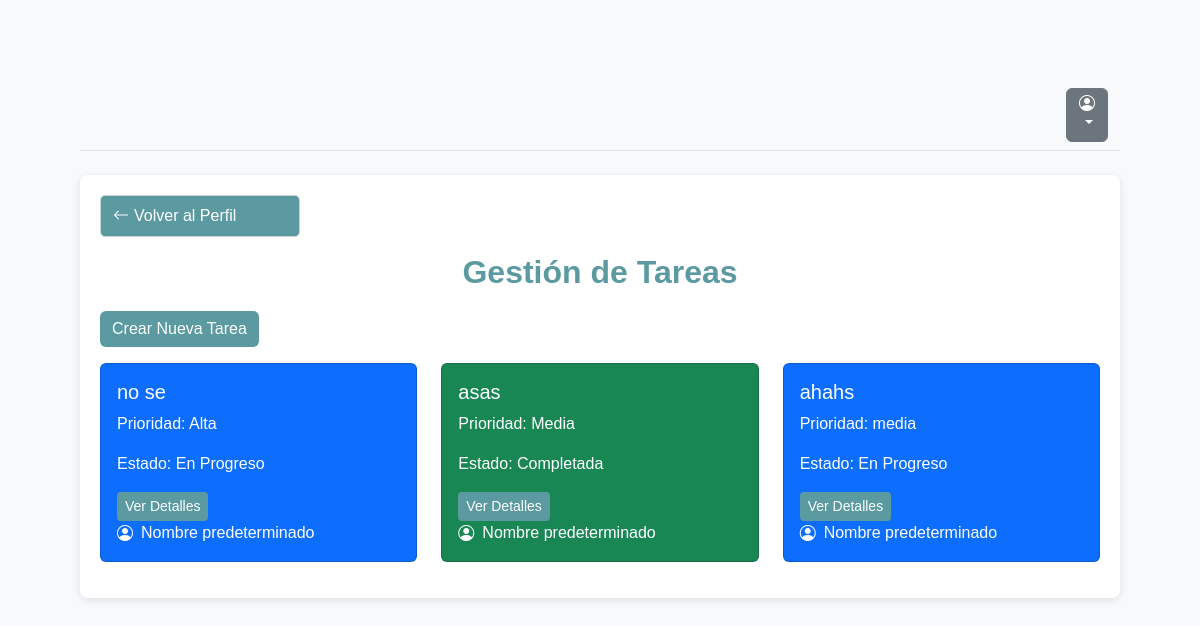
Page /tareas/ on the earlier database version.
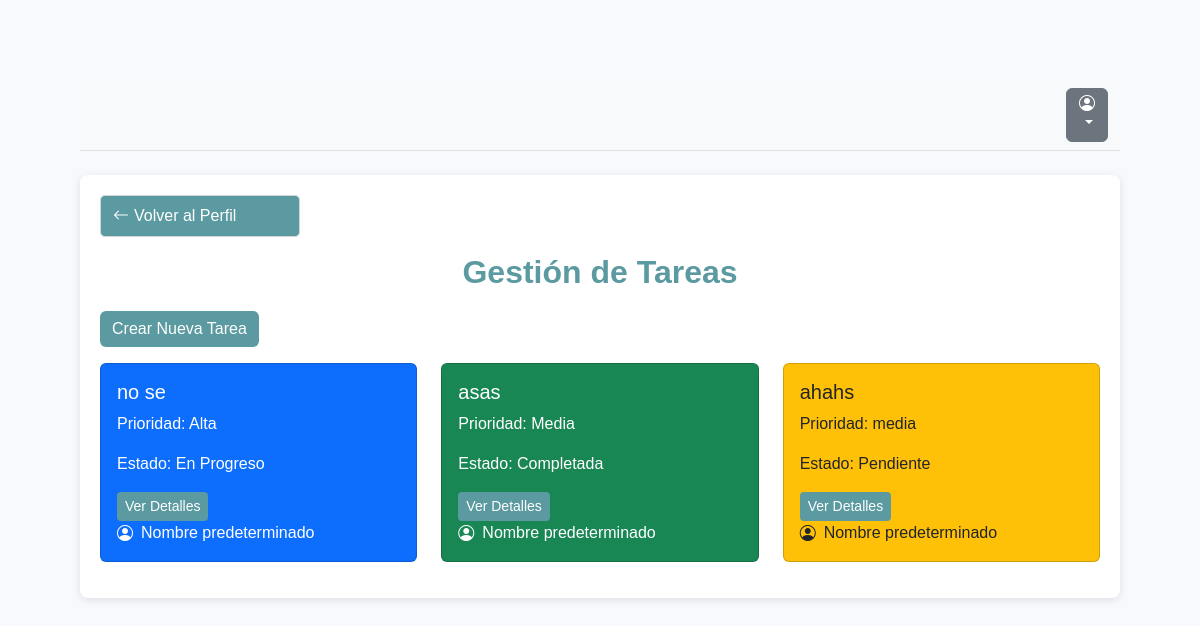
Same page on the later database version.
### project/models.py (models this page shows, shortened)
class Tarea(models.Model):
    id = models.AutoField(primary_key=True)
    titulo = models.CharField(max_length=100)
    descripcion = models.TextField()
    fecha_limite = models.DateField()
    prioridad = models.CharField(max_length=50)
    estado = models.CharField(max_length=50)
    observaciones = models.TextField(blank=True)
    equipo = models.ForeignKey(Equipo, on_delete=models.CASCADE)
    asignado_a = models.ForeignKey(Desarrollador, on_delete=models.CASCADE)

class Desarrollador(models.Model):
    id = models.AutoField(primary_key=True)
    usuario = models.OneToOneField(Usuario, on_delete=models.CASCADE)

class Usuario(models.Model):
    ADMINISTRADOR = 'Administrador'
    LIDER_PROYECTO = 'Líder de Proyecto'
    DESARROLLADOR = 'Desarrollador'
    ROLES = [
        (ADMINISTRADOR, 'Administrador'),
        (LIDER_PROYECTO, 'Líder de Proyecto'),
        (DESARROLLADOR, 'Desarrollador'),
    ]
    id = models.AutoField(primary_key=True)
    nombre = models.CharField(max_length=100, default="Nombre predeterminado")
    correo_electronico = models.EmailField(unique=True)
    contrasena = models.CharField(max_length=255)
    rol = models.CharField(max_length=50, choices=ROLES, default=DESARROLLADOR)

### project/views.py (the view, shortened to what this page needs)
# urls.py: path('tareas/', views.gestion_tareas, name='gestion_tareas'),
def gestion_tareas(request):
    tareas = Tarea.objects.all()
    desarrolladores = Desarrollador.objects.all()
    equipos = Equipo.objects.all()
    return render(request, 'gestion_tareas.html', {
        'tareas': tareas,
        'desarrolladores': desarrolladores,
        'equipos': equipos  # Pasar los equipos al contexto
    })

### project/templates/gestion_tareas.html (shortened to what this page needs)
{% load static %}
<!DOCTYPE html>
<html lang="es">
<head>
    <link href="https://cdn.jsdelivr.net/npm/bootstrap@5.3.3/dist/css/bootstrap.min.css" rel="stylesheet">
    <link href="https://cdn.jsdelivr.net/npm/bootstrap-icons/font/bootstrap-icons.css" rel="stylesheet">
    <link href="{% static 'css/gestion_tareas.css' %}" rel="stylesheet">
</head>
<body>
    <nav class="navbar navbar-expand-lg navbar-light bg-light border-bottom">
        <div class="container-fluid">
            <div class="dropdown ms-auto">
                <button class="btn btn-secondary dropdown-toggle" type="button" id="perfilMenu" data-bs-toggle="dropdown" aria-expanded="false">
                    <i class="bi bi-person-circle"></i>
                </button>
            </div>
        </div>
    </nav>
    <div class="container mt-4">
        <a href=""
                class="flecha-regresar mb-3">
                <i class="bi bi-arrow-left"></i> Volver al Perfil
        </a>
        <h2 class="text-center">Gestión de Tareas</h2>
        <button class="btn btn-primary mb-3" data-bs-toggle="modal" data-bs-target="#crearTareaModal">
            Crear Nueva Tarea
        </button>
        <div class="row">
            {% for tarea in tareas %}
                <div class="col-md-4 mb-3">
                    <div class="card {% if tarea.estado == 'Pendiente' %}bg-warning{% elif tarea.estado == 'En Progreso' %}bg-primary text-white{% elif tarea.estado == 'Completada' %}bg-success text-white{% endif %}">
                        <div class="card-body">
                            <h5 class="card-title">{{ tarea.titulo }}</h5>
                            <p class="card-text">Prioridad: {{ tarea.prioridad }}</p>
                            <p class="card-text">Estado: {{ tarea.estado }}</p>
                            <button class="btn btn-info btn-sm" data-bs-toggle="modal" data-bs-target="#detalleTareaModal{{ tarea.id }}">
                                Ver Detalles
                            </button>
                            <div class="d-flex align-items-center">
                                <i class="bi bi-person-circle me-2"></i>
                                <span>{{ tarea.asignado_a.usuario.nombre }}</span>
                            </div>
                        </div>
                    </div>
                </div>
            {% endfor %}
        </div>
    </div>
</body>
</html>

Differences in the rows shown:
changed Tarea "ahahs": estado "En Progreso" → "Pendiente"
